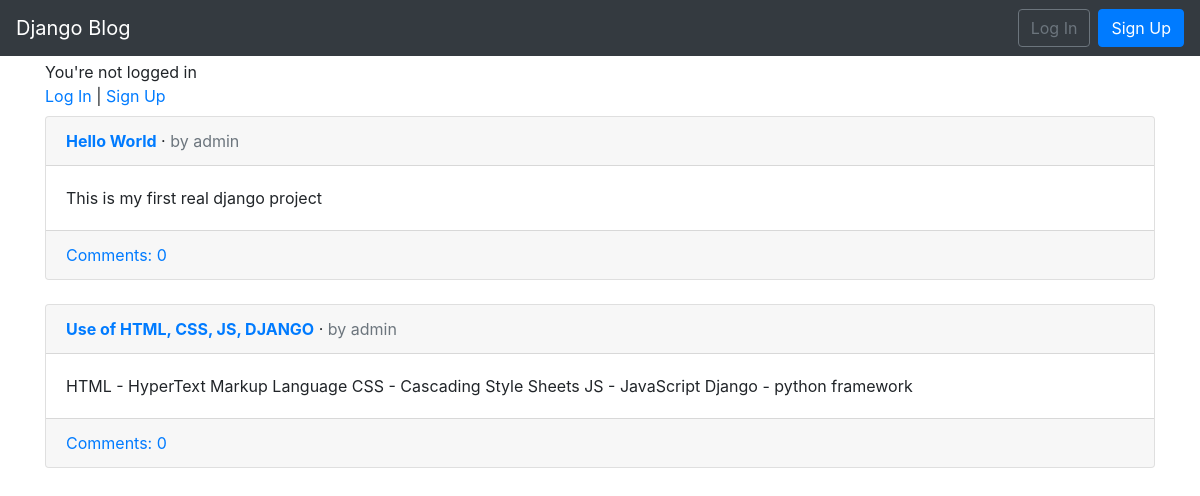
/, run on an earlier commit of the app's database.
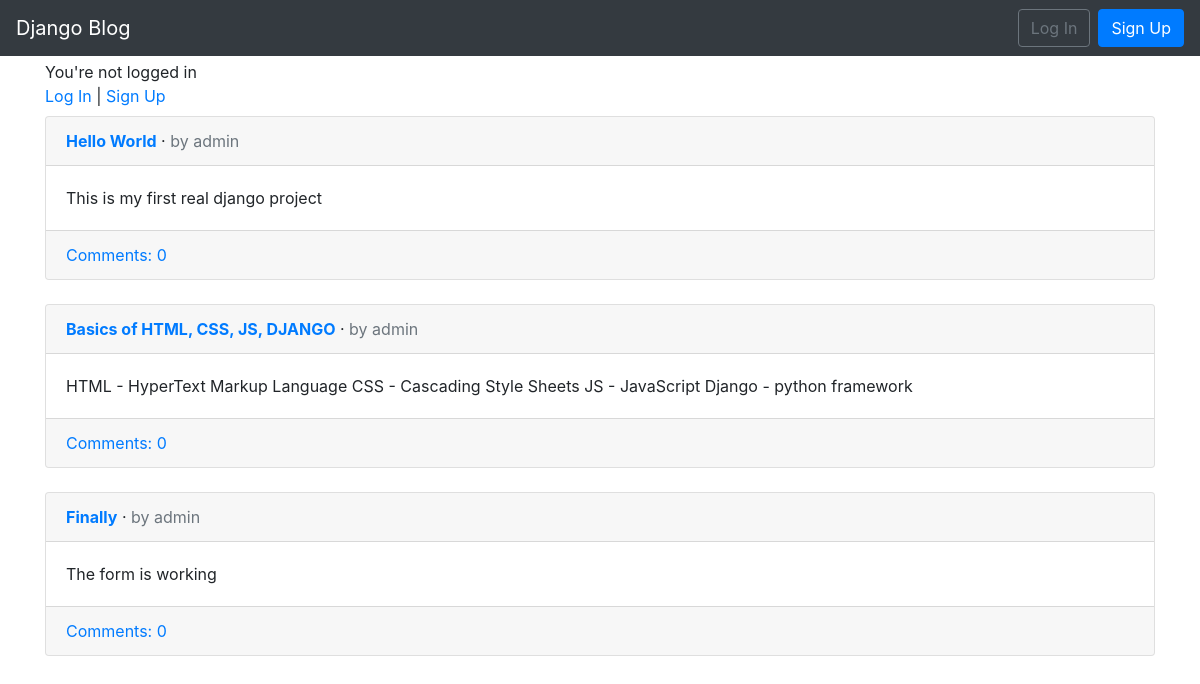
And on a later commit of the database.
### blog/models.py (models this page shows, shortened)
class Post(models.Model):
    title = models.CharField(max_length=200)
    author = models.ForeignKey(get_user_model(), on_delete=models.CASCADE,)
    body = models.TextField()

### blog/views.py (the view)
# urls.py: path('', BlogListView.as_view(), name='home'),
class BlogListView(ListView):
    model = Post
    template_name = 'home.html'

### templates/home.html
{% extends 'base.html' %}
{% block content %}
    {% if user.is_authenticated %}
        <p class="font-weight-bold">Welcome {{ user.username }}!</p>
    {% else %}
        <div class="mt-1 mb-2">
            <p class="m-0">You're not logged in</p>
            <a href="{% url 'login' %}">Log In</a>  |
            <a href="{% url 'signup' %}">Sign Up</a>
        </div>
    {% endif %}
    {% for post in object_list %}
        <div class="card">
            <div class="card-header">
                <a class="font-weight-bold" href="{% url 'post_detail' post.pk %}">{{ post.title }}</a> &middot;
                <span class="text-muted">by {{ post.author }}</span>
            </div>
            <div class="card-body">
                {{ post.body }}
            </div>
            <div class="card-footer">
                <a href="{% url 'post_detail' post.pk %}">Comments: {{ post.comments.count }}</a>
            </div>
        </div>
        <br>
    {% endfor %}
{% endblock %}

What changed in the data, as far as the page shows it:
changed Post: title "Use of HTML, CSS, JS, DJANGO" → "Basics of HTML, CSS, JS, DJANGO"
added Post: title "Finally", author "admin", body "The form is working", comments.count "0"
